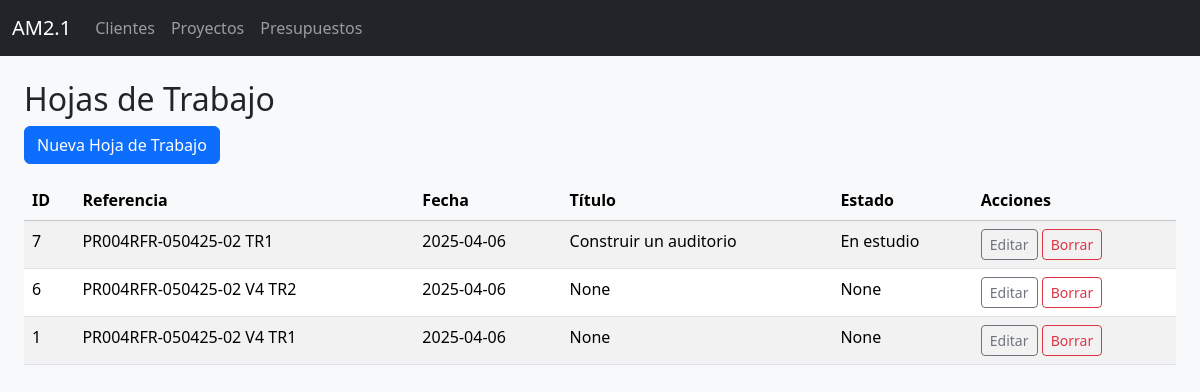
Before: /hojas_trabajo with the older database file.
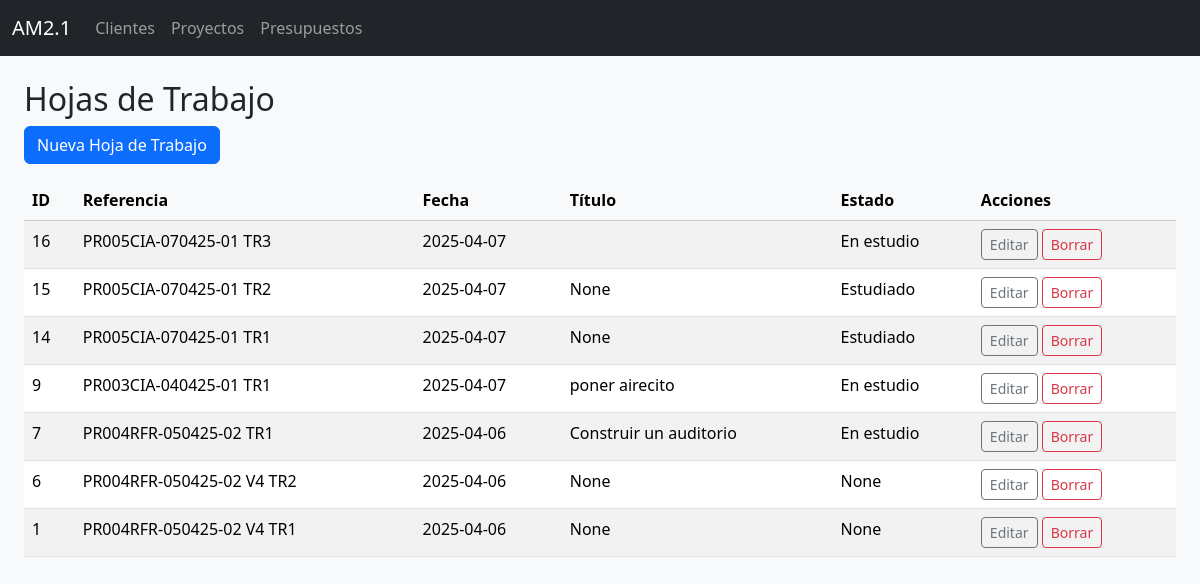
After: the same page with the newer database file.
### tables this page shows
CREATE TABLE hojas_trabajo (
            id INTEGER PRIMARY KEY AUTOINCREMENT,
            id_proyecto INTEGER NOT NULL,
            referencia TEXT NOT NULL,
            fecha TEXT NOT NULL,
            tipo_via TEXT,
            nombre_via TEXT,
            numero_via TEXT,
            puerta TEXT,
            codigo_postal TEXT,
            poblacion TEXT,
            titulo TEXT,
            notas TEXT,
            tecnico_encargado TEXT,
            aprobacion TEXT,
            fecha_aprobacion TEXT,
            estado TEXT,
            FOREIGN KEY (id_proyecto) REFERENCES proyectos(id) ON DELETE CASCADE
        );

### hojas_trabajo.py (the view)
@hojas_trabajo_bp.route("/hojas_trabajo")
def listar_hojas():
    hojas = db.execute_query("SELECT * FROM hojas_trabajo ORDER BY id DESC", fetch=True)
    return render_template("hojas_trabajo_list.html", hojas=hojas)

### dbhelper.py (called while the page is built)
    def execute_query(self, query, params=(), fetch=False, fetchone=False):
        with sqlite3.connect(self.db_path) as conn:
            conn.row_factory = sqlite3.Row  # Permite acceder a columnas por nombre
            cursor = conn.cursor()
            cursor.execute(query, params)
            result = None
            if fetch:
                result = cursor.fetchall()
            elif fetchone:
                result = cursor.fetchone()
            else:
                result = cursor.lastrowid
            conn.commit()
        return result

### templates/hojas_trabajo_list.html
{% extends "layout.html" %}
{% block content %}
<div class="container-fluid mt-4">
  <h2>Hojas de Trabajo</h2>
  <a href="{{ url_for('hojas_trabajo_bp.nuevo_hoja_trabajo') }}" class="btn btn-primary mb-3">
    Nueva Hoja de Trabajo
  </a>
  <table class="table table-striped w-100">
    <thead class="table-light">
      <tr>
        <th>ID</th>
        <th>Referencia</th>
        <th>Fecha</th>
        <th>Título</th>
        <th>Estado</th>
        <th>Acciones</th>
      </tr>
    </thead>
    <tbody>
      {% for hoja in hojas %}
      <tr>
        <td>{{ hoja.id }}</td>
        <td>{{ hoja.referencia }}</td>
        <td>{{ hoja.fecha }}</td>
        <td>{{ hoja.titulo }}</td>
        <td>{{ hoja.estado }}</td>
        <td>
          <a href="{{ url_for('hojas_trabajo_bp.editar_hoja_trabajo', id=hoja.id) }}" class="btn btn-sm btn-outline-secondary">Editar</a>
          <form action="{{ url_for('hojas_trabajo_bp.borrar_hoja_trabajo', id=hoja.id) }}" method="post" style="display:inline;">
            <button type="submit" class="btn btn-sm btn-outline-danger" onclick="return confirm('¿Está seguro de borrar esta hoja de trabajo?');">Borrar</button>
          </form>
        </td>
      </tr>
      {% else %}
      <tr>
        <td colspan="6" class="text-center">No se encontraron hojas de trabajo.</td>
      </tr>
      {% endfor %}
    </tbody>
  </table>
</div>
{% endblock %}

### templates/layout.html (shortened to what this page needs)
<!DOCTYPE html>
<html lang="es">
<head>
  <link href="https://cdn.jsdelivr.net/npm/bootstrap@5.3.3/dist/css/bootstrap.min.css" rel="stylesheet">
</head>
<link rel="stylesheet" href="{{ url_for('static', filename='custom.css') }}">
<body class="bg-light">
  <nav class="navbar navbar-expand-lg navbar-dark bg-dark">
    <div class="container-fluid">
      <a class="navbar-brand" href="{{ url_for('index') }}">AM2.1</a>
      <div class="collapse navbar-collapse">
        <ul class="navbar-nav me-auto mb-2 mb-lg-0">
          <li class="nav-item">
            <a class="nav-link" href="{{ url_for('clientes_bp.listar_clientes') }}">Clientes</a>
          </li>
          <li class="nav-item">
            <a class="nav-link" href="{{ url_for('proyectos_bp.listar_proyectos') }}">Proyectos</a>
          </li>
          <li class="nav-item">
            <a class="nav-link" href="{{ url_for('presupuestos_bp.listar_presupuestos') }}">Presupuestos</a>
          </li>
        </ul>
      </div>
    </div>
  </nav>
  <div class="container-fluid mt-4">
    {% block content %}
    {% endblock %}
  </div>
</body>
</html>

Changed rows visible on the page:
added hojas_trabajo: id "16", referencia "PR005CIA-070425-01 TR3", fecha "2025-04-07", estado "En estudio"
added hojas_trabajo: id "15", referencia "PR005CIA-070425-01 TR2", fecha "2025-04-07", titulo "None", estado "Estudiado"
added hojas_trabajo: id "14", referencia "PR005CIA-070425-01 TR1", fecha "2025-04-07", titulo "None", estado "Estudiado"
added hojas_trabajo: id "9", referencia "PR003CIA-040425-01 TR1", fecha "2025-04-07", titulo "poner airecito", estado "En estudio"
